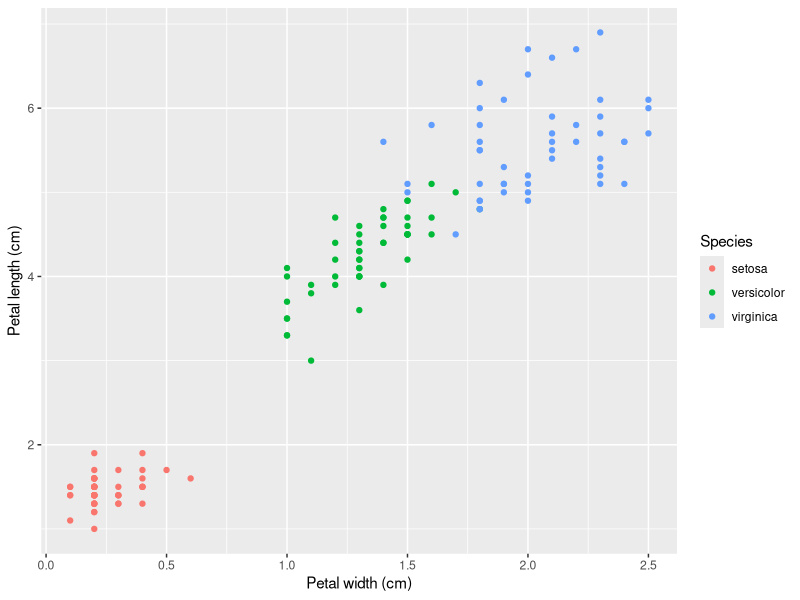
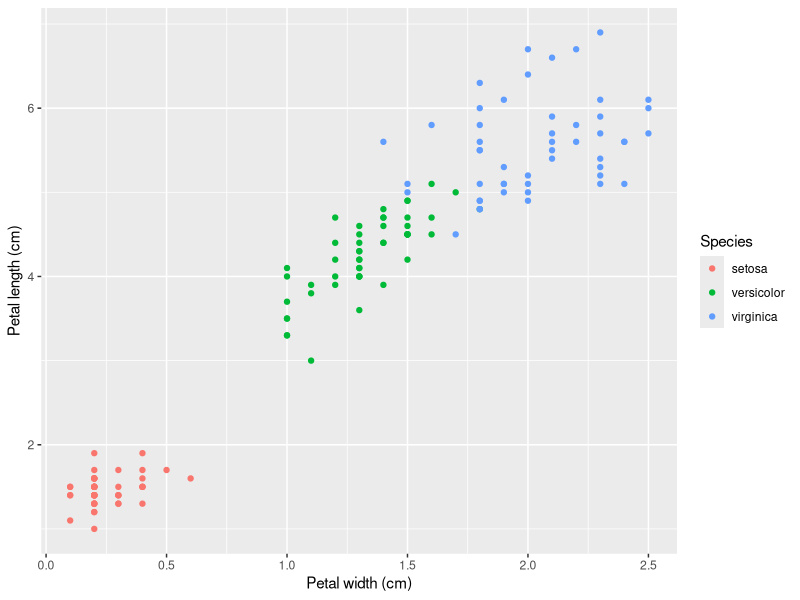
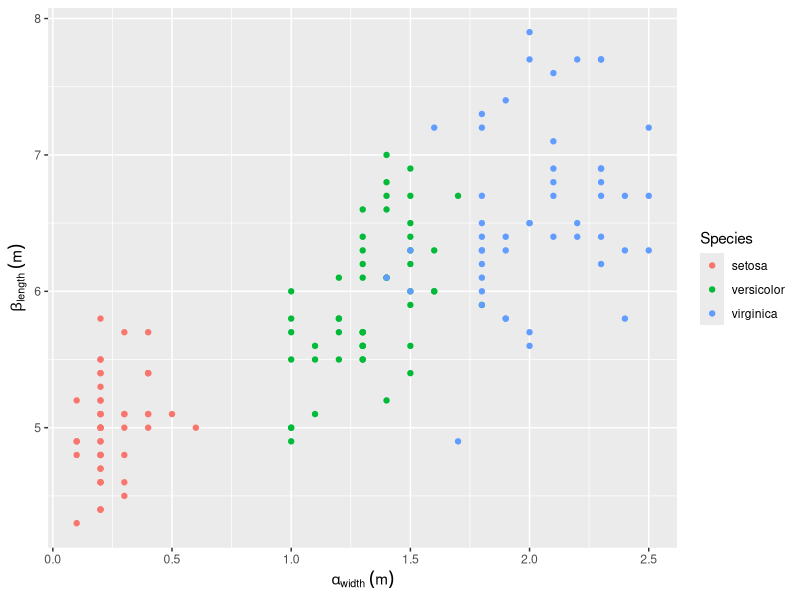
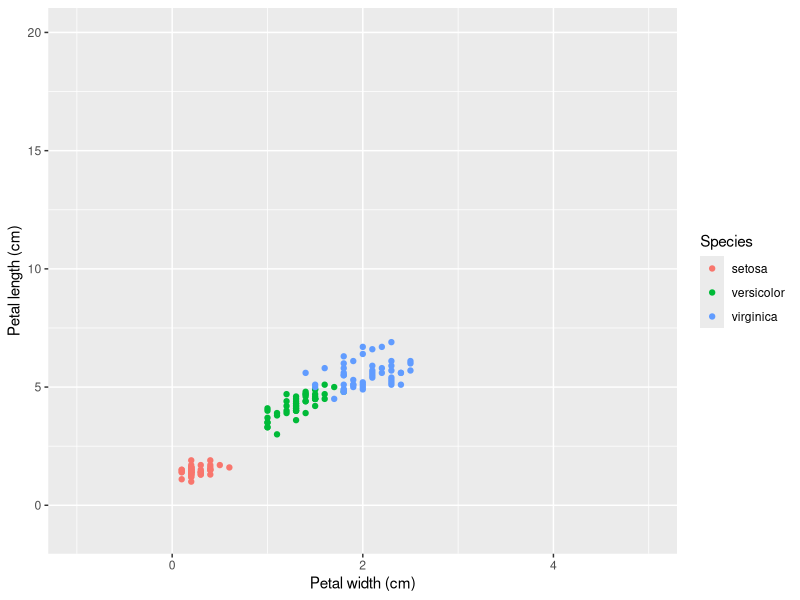
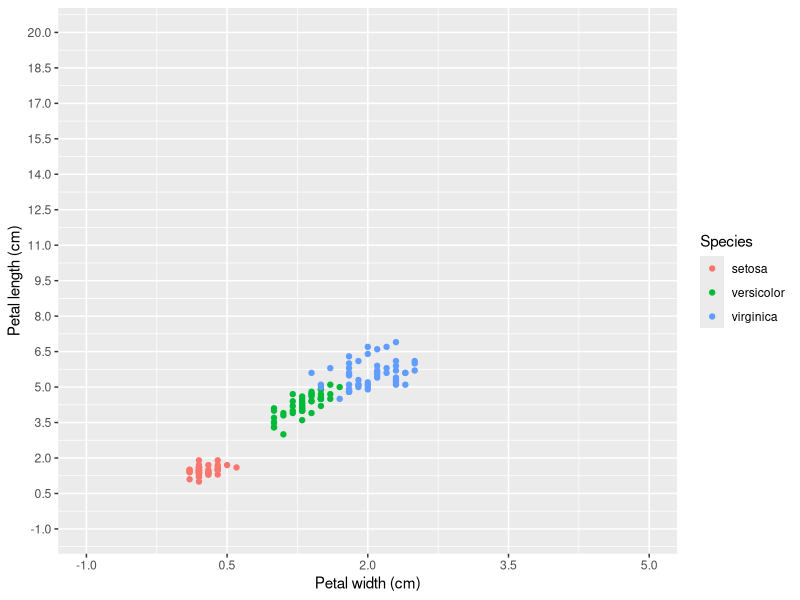
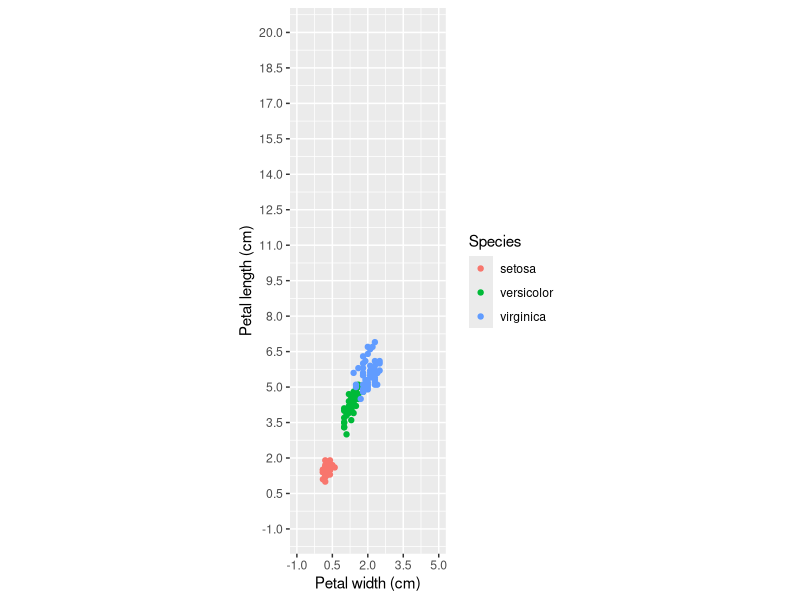
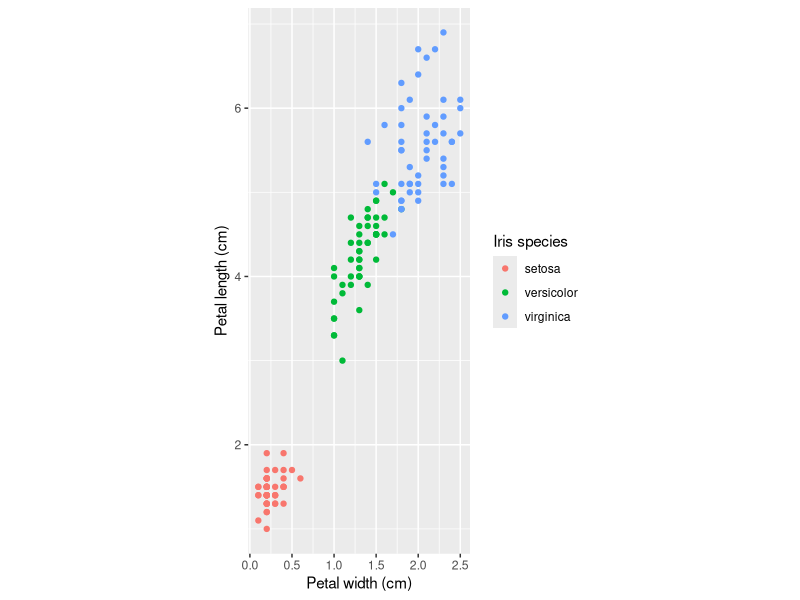
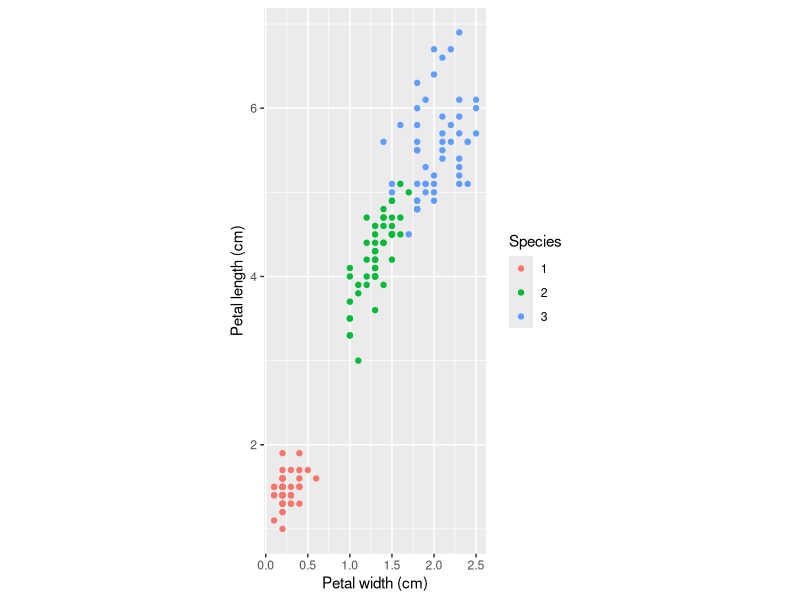

Recreate these plots in R, in order.
## ---- chunk 1

knitr::opts_chunk$set(
  class.output  = "bg-success",
  class.message = "bg-info text-info",
  class.warning = "bg-warning text-warning",
  class.error   = "bg-danger text-danger"
  )
## ---- chunk 2

usePackage <- function(p)   
{ 
  if (!is.element(p, installed.packages()[,1])) 
    install.packages(p, dep = TRUE, repos="https://cloud.r-project.org/", lib=.libPaths()[1]) 
  require(p, character.only = TRUE) 
} 
  
usePackage("data.table")
usePackage("ggplot2")

## ---- chunk 3
#simple
ggplot(data = iris, aes(x = Petal.Width, y = Petal.Length)) + 
    geom_point(aes(color = Species))+
    xlab("Petal width (cm)")+
    ylab("Petal length (cm)")


#general
ggplot(data = iris, aes(x = Petal.Width, y = Petal.Length)) + 
    geom_point(aes(color = Species))+
    scale_x_continuous(name="Petal width (cm)")+
    scale_y_continuous(name="Petal length (cm)")


#uses ?plotmath [greek symbols]
ggplot(data = iris, aes(x = Petal.Width, y = Sepal.Length)) + 
    geom_point(aes(color = Species))+
    scale_x_continuous(name=quote(alpha[width]~(m)))+
    scale_y_continuous(name=quote(beta[length]~(m)))

## ---- chunk 4

#limits
ggplot(data = iris, aes(x = Petal.Width, y = Petal.Length)) + 
    geom_point(aes(color = Species))+
    scale_x_continuous(name="Petal width (cm)", limits=c(-1,5))+
    scale_y_continuous(name="Petal length (cm)", limits=c(-1,20))


# x-ticks
seq(-1,5,by=1.5)

# y-ticks
seq(-1,20,by=1.5)

# Breaks = ticks
ggplot(data = iris, aes(x = Petal.Width, y = Petal.Length)) + 
    geom_point(aes(color = Species))+
    scale_x_continuous(name="Petal width (cm)", limits=c(-1,5), breaks=seq(-1,5,by=1.5))+
    scale_y_continuous(name="Petal length (cm)", limits=c(-1,20), breaks=seq(-1,20,by=1.5))


## ---- chunk 5
ggplot(data = iris, aes(x = Petal.Width, y = Petal.Length)) + 
    geom_point(aes(color = Species))+
    scale_x_continuous(name="Petal width (cm)", limits=c(-1,5), breaks=seq(-1,5,by=1.5))+
    scale_y_continuous(name="Petal length (cm)", limits=c(-1,20), breaks=seq(-1,20,by=1.5))+
    coord_fixed()
## ---- chunk 6

# Change legend title = name
ggplot(data = iris, aes(x = Petal.Width, y = Petal.Length)) + 
    geom_point(aes(color = Species))+
    scale_x_continuous(name="Petal width (cm)")+
    scale_y_continuous(name="Petal length (cm)")+
    coord_fixed()+
    scale_colour_discrete(name="Iris species")    #Keeps colors as is, but rename title


# Change legend item names = labels

ggplot(data = iris, aes(x = Petal.Width, y = Petal.Length)) + 
    geom_point(aes(color = Species))+
    scale_x_continuous(name="Petal width (cm)")+
    scale_y_continuous(name="Petal length (cm)")+
    coord_fixed()+
    scale_colour_discrete(labels=c("1","2","3"))   #Keeps colors as is, but rename items


## ---- chunk 7

# Global color specification 
# Combines point and line legend

ggplot(data = iris, aes(x = Petal.Width, y = Petal.Length, color = Species)) + 
    geom_point()+
    geom_smooth(method="lm")+
    scale_colour_discrete(name="Iris species") 

## ---- chunk 8
#Shape and color are automatically combined in a single legend 
ggplot(data = iris, aes(x = Petal.Width, y = Petal.Length)) + 
    geom_point(aes(color = Species, shape=Species))

# unequal names and labels lead to separate legends
    # here: by manual renaming of color legend
ggplot(data = iris, aes(x = Petal.Width, y = Petal.Length)) + 
    geom_point(aes(color = Species, shape=Species))+
    scale_x_continuous(name="Petal width (cm)")+
    scale_y_continuous(name="Petal length (cm)")+
    coord_fixed() +
    scale_colour_discrete(name="Species ID", labels=c("1","2","3"))     

# rename both collapses legend to a single one
ggplot(data = iris, aes(x = Petal.Width, y = Petal.Length)) + 
    geom_point(aes(color = Species, shape=Species))+
    scale_x_continuous(name="Petal width (cm)")+
    scale_y_continuous(name="Petal length (cm)")+
    coord_fixed() +
    scale_colour_discrete(name="Species ID", labels=c("1","2","3"))    + 
    scale_shape_discrete(name="Species ID", labels=c("1","2","3"))   
## ---- chunk 9
# add custom color and rename + change linetype and name
ggplot(data = iris, aes(x = Petal.Width, y = Petal.Length)) + 
    geom_point(aes(color = Species, shape=Species))+
    geom_smooth(method="lm",aes(linetype="Linear model"), color="black")+
    scale_x_continuous(name="Petal width (cm)")+
    scale_y_continuous(name="Petal length (cm)")+
    scale_colour_discrete(name="Species ID", labels=c("1","2","3"))    + 
    scale_shape_discrete(name="Species ID", labels=c("1","2","3"))     +
    scale_linetype_manual(name="Across species fit", values="dashed")

## ---- chunk 10
# add custom color and rename + change linetype and name
ggplot(data = iris, aes(x = Petal.Width, y = Petal.Length)) + 
    geom_point(aes(color = Species, shape=Species))+
    geom_smooth(method="lm", color="black")+
    scale_x_continuous(name="Petal width (cm)")+
    scale_y_continuous(name="Petal length (cm)")+
    scale_colour_discrete(name="Species ID", labels=c("1","2","3"))    + 
    scale_shape_discrete(name="Species ID", labels=c("1","2","3"))     +
      annotate(
        geom = "curve", x = 0.5, y = 4, xend = 0.75, yend = 3, 
        curvature = -.3, arrow = arrow(length = unit(2, "mm"))
      ) +
      annotate(geom = "text", x =0.45, y = 4, label = "Linear model", hjust = "right")

## ---- chunk 11
#install.packages("ggforce")
library(ggforce)

# use annotation
ggplot(data = iris, aes(x = Petal.Width, y = Petal.Length)) + 
    geom_point(aes(color = Species, shape=Species),show.legend=FALSE)+
    geom_smooth(method="lm", color="black")+
    geom_mark_ellipse(aes(label = Species, group = Species, color=Species),show.legend=FALSE)+ #ggforce-Function
    scale_x_continuous(name="Petal width (cm)")+
    scale_y_continuous(name="Petal length (cm)")+
    annotate( #Draw curved arrow
        geom = "curve", x = 0.5, y = 4, xend = 0.75, yend = 3, 
        curvature = -.3, arrow = arrow(length = unit(2, "mm"))
        ) +
     annotate( #Print text at the end of arrow
        geom = "text", x =0.45, y = 4, 
        label = "Linear model\n across species", hjust = "right"
        )


## ---- chunk 12
# Save plot to a variable
p1 <- ggplot(data = iris, aes(x = Petal.Width, y = Petal.Length)) + 
    geom_point(aes(color = Species))

# plot by executing the variable  
p1 

# same as before with 'standard theme'
p1 + theme_gray()


# modifiy/extend existing plot with another theme
p1 + theme_minimal() #white bg

p1 + theme_bw() #white bg, black border

p1 + theme_light() #white bg, gray border

p1 + theme_classic() #white bg, no grid, no 'border' only axis


## ---- chunk 13
# additional packages
#install.packages("ggthemes")
library(ggthemes)

p1 + theme_few() #larger font size, no grid, border

p1 + theme_hc() # only horizontal grid, font size modification, modification of legend placement


p1 + theme_gdocs() + # google docs theme
     scale_color_gdocs() # plus google color palette


# For the complete list of themes in the package check
ls("package:ggthemes")[grepl("theme_", ls("package:ggthemes"))]

## ---- chunk 14

# Increase base size (e.g. for a presentation)
p1 +
    theme_classic(base_size = 20)


# change font type to serif style and slightly decrease font size, e.g. for journal publications with default font size 10pt
p1 +
   theme_classic(base_size = 10,
                  base_family="Times")



## ---- chunk 15
# Legend to bottom
ggplot(data = iris, aes(x = Petal.Width, y = Petal.Length)) + 
    geom_point(aes(color = Species))+
    theme(legend.position  = "bottom" ) 

# Legend at 15% X and 85% Y [default justification: center of legend]
ggplot(data = iris, aes(x = Petal.Width, y = Petal.Length)) + 
    geom_point(aes(color = Species))+
    theme(legend.position  = c(0.15,0.85) ) #percentage of figure area

# Add border to legend Background-Box
    # Change justification to 'left' - Box left Side
    ##Justification defines which side of the legend that the legend.position coordinates refer to
ggplot(data = iris, aes(x = Petal.Width, y = Petal.Length)) + 
    geom_point(aes(color = Species))+
    theme(
          legend.position  = c(0.15,0.85), 
          legend.justification = "left",                          
          legend.background = element_rect(color="black")    #Add border to legend Background-Box
          ) 

# Remove fill color of background box
ggplot(data = iris, aes(x = Petal.Width, y = Petal.Length)) + 
    geom_point(aes(color = Species))+
    theme(
          legend.position  = c(0.15,0.85),   
          legend.justification = "left",  
          legend.background = element_rect(color="black", fill=NA) #remove fill color (default: "white")
          ) 

# Change legend direction | move legend slightly more left
ggplot(data = iris, aes(x = Petal.Width, y = Petal.Length)) + 
    geom_point(aes(color = Species))+
    theme(
          legend.position  = c(0.05,0.85),                             
          legend.justification = "left",            
          legend.background = element_rect(color="black", fill=NA), 
          legend.direction = "horizontal"                            #change legend direction 
          ) 


## ---- chunk 16

theme_DS <- function(base_size = 10,                           #set default values for the 4 "base parameters"
                      base_family = "Palatino",
                      base_line_size = base_size / 22,
                      base_rect_size = base_size / 22){
  theme_classic(base_size = base_size,                               # call your favorite theme and pass the input paremters
                base_family = base_family,
                base_line_size = base_line_size,
                base_rect_size = base_rect_size
                ) %+replace%                                     # add customized 'theme()' options (replace)
    theme(
      axis.title = element_text(                                 # modify axis title (name text)
        color = rgb(0, 108, 125, maxColorValue = 255),           # hgu_petrol      <- rgb(0, 108, 125, maxColorValue = 255)
        size = rel(1.0)),                                        # relative size to base size = 100% = 10pt
      axis.text = element_text(                                  # modify axis text (tick text)
        color = rgb(56, 56, 56, maxColorValue = 255),            # dark gray
        size = rel(0.8)),                                        # relative size to base size = 80% = 8pt
      panel.grid.major = element_line(                           # add major grid lines
        color = rgb(197, 198, 198, maxColorValue = 255),         # hgu_lightgray   <- rgb(197, 198, 198, maxColorValue = 255)
        linetype = "dotted",                                     # dotted line
        size = base_line_size/1.5),                              # slighlty decreased line thickness
      axis.line = element_line(                                  # modifiy axis lines
        color = rgb(197, 198, 198, maxColorValue = 255),         # hgu_lightgray   <- rgb(197, 198, 198, maxColorValue = 255)
        arrow=arrow(type = "closed",length = unit(0.125, "cm"))),# draw tiny arrow at the end of the axis lines      
      legend.position = "bottom",                                # move legend to bottom
      legend.key.size = unit(0.25,"cm"),                         # decrease legend key size to a square of 0.25 cm
      complete = TRUE                                            # define this as a 'complete theme' - in this case all objects not defined here were inherited from the "superior theme"
    )
}


## ---- chunk 17

p1+theme_DS()

## ---- chunk 18
# library("rdwd")
# #Select data from the DWD CDC FTP Server
#   #current=TRUE - check current FTP Server Index to gather up-to-date file information
# link <- selectDWD("Geisenheim", res="monthly", var="kl", per="historic", current=TRUE)
# #Download data from the DWD CDC FTP Server
# file <- dataDWD(link, read=FALSE, dir="DWDdata", quiet=TRUE, force=NA)
# #Process data from the DWD CDC FTP Server to a data.frame
# clim <- readDWD(file, varnames=TRUE)

# #Change data.frame to data.table
# clim <- as.data.table(clim)

# fwrite(clim,file="clim_DWD_Geisenheim_historic_monthly.csv")


clim <- fread("clim_DWD_Geisenheim_historic_monthly.csv")


pB1 <- ggplot(clim[MESS_DATUM >= as.POSIXct("2015-01-01") & MESS_DATUM < as.POSIXct("2017-01-01")], 
        aes(x=MESS_DATUM,y=MO_TT.Lufttemperatur))+
    geom_line()+
    geom_smooth(method="lm")+
    scale_x_datetime(name="t (Month/Year)",date_breaks = "1 month", date_labels = "%m/%Y")+
    ylab("Monthly-Mean Temperature (°C)")+
    theme_classic()+
        theme(axis.text.x=element_text(angle = 45, vjust=0.5))

## ---- chunk 19

pB1

## ---- chunk 20
pB1  + 
    theme(panel.grid.major.y=element_line()) 

## ---- chunk 21

pB3 <- ggplot(iris, aes(x=Petal.Width, y=Petal.Length))+
        geom_point()+
        theme_classic()+
        scale_x_continuous(name="Petal width (cm)",breaks=seq(0,3,by=0.25), limits=c(0,2.75))+
        scale_y_continuous(name="Petal length (cm)",breaks=0:7, limits=c(0,7))
        


pB3

pB3  + 
    theme(panel.grid.major=element_line()) 



## ---- chunk 22
# add freezing point - if this is relevant to your study 
pB1+
    geom_hline(yintercept = 0, linetype="dashed", color="grey")


## ---- chunk 23
library("data.table")
library("ggplot2")

clim <- fread("clim_DWD_Geisenheim_historic_monthly.csv")
clim[,"Year":=year(MESS_DATUM)]
clim_lt_sub <- clim[Year > 1951]
meanTDF <- clim_lt_sub[,.(meanT=mean(MO_TT.Lufttemperatur)),by=.(Year)]


library("patchwork") #will come to that later

p1 <- ggplot(meanTDF, aes(x=Year,y=meanT))+
  geom_col()+
  theme_minimal()+
  geom_smooth(method="lm")+
  ggtitle("Annual mean temperature increased")

p2 <- ggplot(meanTDF, aes(x=Year,y=meanT-meanT[1]))+
  geom_col()+
  theme_minimal()+
  ggtitle(paste("Mean T Difference to", min(meanTDF$Year)))+
  geom_smooth(method="lm")


p1|p2

## ---- chunk 24
library("data.table")
library("ggplot2")

clim <- fread("clim_DWD_Geisenheim_historic_monthly.csv")
clim[,"Year":=year(MESS_DATUM)]
clim_lt_sub <- clim[Year > 1951]
minmaxmeanTDF <- clim_lt_sub[,.(meanT=mean(MO_TT.Lufttemperatur),minT=min(MO_TT.Lufttemperatur),maxT=max(MO_TT.Lufttemperatur)),by=.(Year)]
m_minmaxmeanTDF <- melt(minmaxmeanTDF,id.vars="Year")

ggplot(m_minmaxmeanTDF, aes(x=Year,y=value, fill=variable))+
  geom_col(position="dodge")+
  geom_smooth(method="lm",aes(color=variable))+
  theme_minimal()


## ---- chunk 25

sessionInfo()

